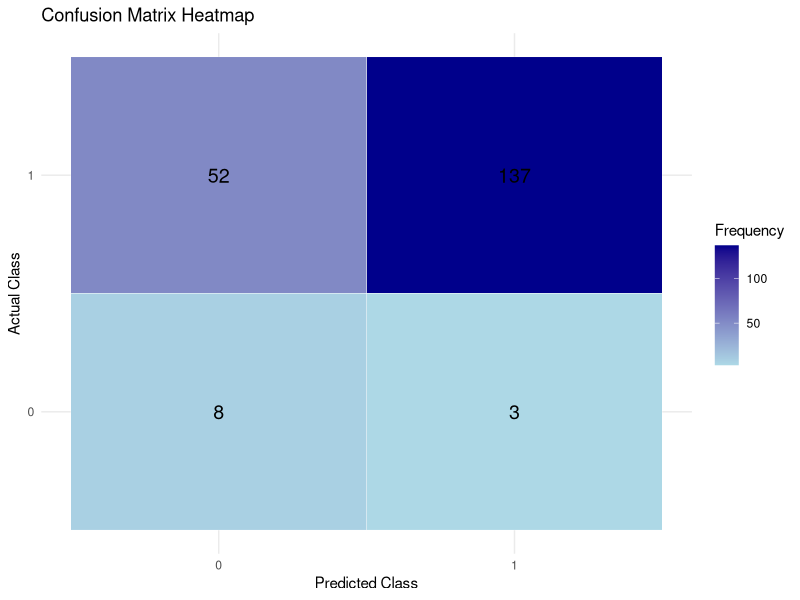
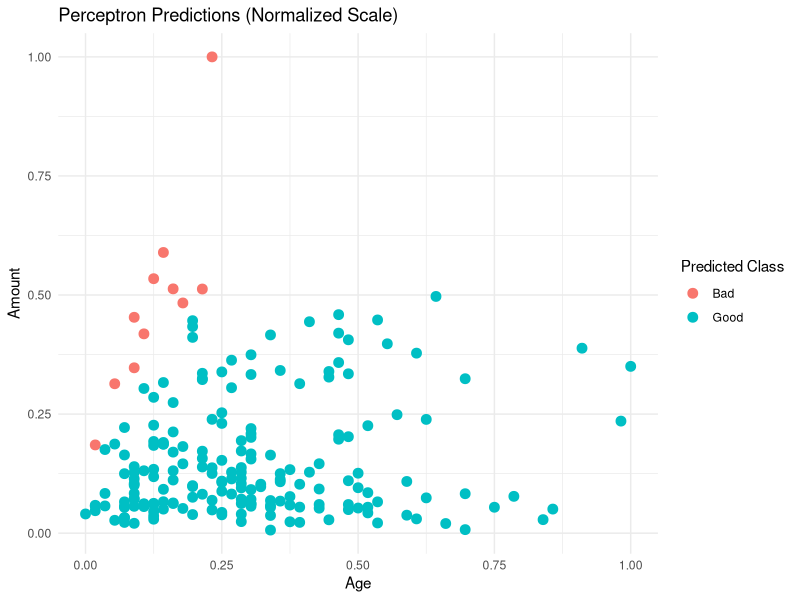
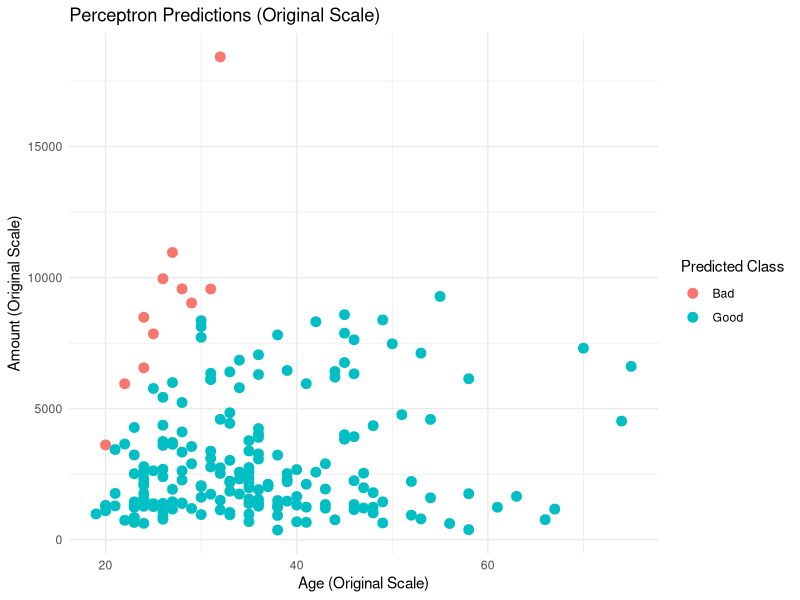
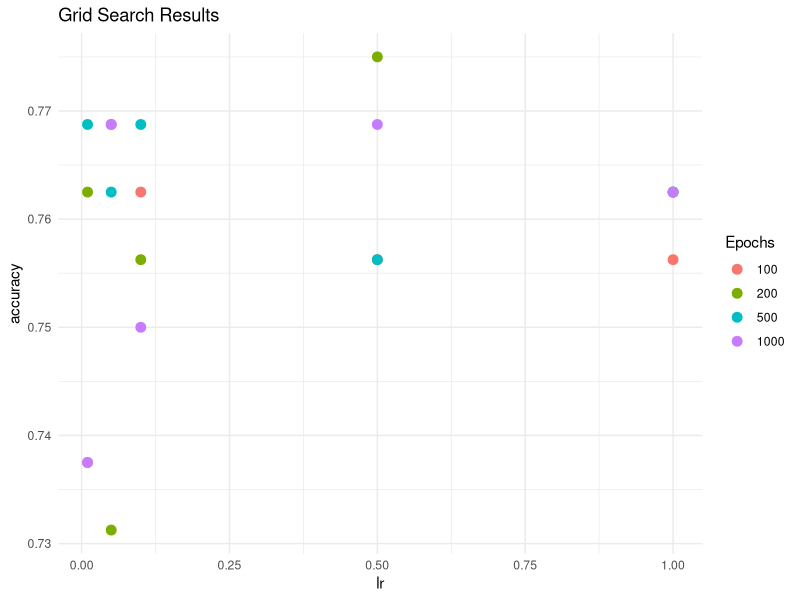

These charts were generated, in order, by the following R code: (Note: a time limit stopped this script after it produced the figures.)
# Load necessary libraries
library(caret)
library(ggplot2)
data("GermanCredit")
GermanCredit$Class <- factor(GermanCredit$Class, levels = c("Good", "Bad"))

# Data Preparation----
GermanCredit_subset <- GermanCredit[, c("Age", "Amount", "Class")]
GermanCredit_subset <- GermanCredit_subset[complete.cases(GermanCredit_subset), ]

# Normalize features
normalize <- function(x) (x - min(x)) / (max(x) - min(x))
GermanCredit_subset$Age <- normalize(GermanCredit_subset$Age)
GermanCredit_subset$Amount <- normalize(GermanCredit_subset$Amount)

# Split data
set.seed(123)
train_index <- createDataPartition(GermanCredit_subset$Class, p = 0.8, list = FALSE)
GermanCredit_Train <- GermanCredit_subset[train_index, ]
GermanCredit_Test <- GermanCredit_subset[-train_index, ]

GermanCredit_Train$Class <- ifelse(GermanCredit_Train$Class == "Good", 1, 0)
GermanCredit_Test$Class <- ifelse(GermanCredit_Test$Class == "Good", 1, 0)

# Train-Test----
X <- as.matrix(GermanCredit_Train[, c("Age", "Amount")])
y <- GermanCredit_Train$Class
X_test <- as.matrix(GermanCredit_Test[, c("Age", "Amount")])
y_test <- GermanCredit_Test$Class

# Perceptron Functions
act_func <- function(x) {
  ifelse(x >= 0, 1, 0)
}

train_perceptron <- function(X, y, lr = 0.1, epochs = 500) {
  weights <- runif(ncol(X))
  bias <- runif(1)
  
  for (epoch in 1:epochs) {
    for (i in 1:nrow(X)) {
      linear_output <- sum(X[i, ] * weights) + bias
      prediction <- act_func(linear_output)
      error <- y[i] - prediction
      weights <- weights + lr * error * X[i, ]
      bias <- bias + lr * error
    }
    if (epoch %% 50 == 0) {
      cat("Epoch:", epoch, "Weights:", weights, "Bias:", bias, "\n")
    }
  }
  list(weights = weights, bias = bias)
}

predict_perceptron <- function(model, X) {
  linear_output <- X %*% model$weights + model$bias
  act_func(linear_output)
}

# Test and Evaluate
set.seed(123)
model <- train_perceptron(X, y, lr = 0.1, epochs = 500)
perc_predictions <- predict_perceptron(model, X_test)

library(caret)
conf_matrix <- confusionMatrix(
  factor(perc_predictions, levels = c(0, 1)),
  factor(y_test, levels = c(0, 1))
)
print(conf_matrix)

# Visualize heatmap----
library(reshape2)

# Generate the confusion matrix (example using caret's confusionMatrix)
conf_matrix <- confusionMatrix(factor(perc_predictions), factor(GermanCredit_Test$Class))

# Convert confusion matrix to a data frame
conf_matrix_df <- as.data.frame(conf_matrix$table)

# Rename columns for clarity
colnames(conf_matrix_df) <- c("Actual", "Predicted", "Freq")

# Create a heatmap using ggplot2
ggplot(data = conf_matrix_df, aes(x = Predicted, y = Actual, fill = Freq)) +
  geom_tile(color = "white") +
  geom_text(aes(label = Freq), color = "black", size = 5) + # Add text for frequency
  scale_fill_gradient(low = "lightblue", high = "darkblue") +
  labs(title = "Confusion Matrix Heatmap",
       x = "Predicted Class",
       y = "Actual Class",
       fill = "Frequency") +
  theme_minimal()


# Visualize the prediction test (Normalize)----

# Ensure predicted class numbers are converted to labels
GermanCredit_Test$Predicted <- ifelse(perc_predictions == 1, "Good", "Bad")
ggplot(GermanCredit_Test, aes(x = Age, y = Amount, color = as.factor(Predicted))) +
  geom_point(size = 3) +
  labs(title = "Perceptron Predictions (Normalized Scale)", color = "Predicted Class") +
  theme_minimal()

# Visualize the prediction test----

age_min <- min(GermanCredit[, "Age"], na.rm = TRUE)
age_max <- max(GermanCredit[, "Age"], na.rm = TRUE)
amount_min <- min(GermanCredit[, "Amount"], na.rm = TRUE)
amount_max <- max(GermanCredit[, "Amount"], na.rm = TRUE)

# Function to inverse normalize
inverse_normalize <- function(x, min_val, max_val) {
  x * (max_val - min_val) + min_val
}

# Apply inverse normalization to the test data
GermanCredit_Test$Age_Original <- inverse_normalize(GermanCredit_Test$Age, age_min, age_max)
GermanCredit_Test$Amount_Original <- inverse_normalize(GermanCredit_Test$Amount, amount_min, amount_max)

# Visualize predictions with original scales
ggplot(GermanCredit_Test, aes(x = Age_Original, y = Amount_Original, color = Predicted)) +
  geom_point(size = 3) +
  labs(
    title = "Perceptron Predictions (Original Scale)",
    x = "Age (Original Scale)",
    y = "Amount (Original Scale)",
    color = "Predicted Class"
  ) +
  theme_minimal()

# Hyperparameter: Grid-Search to find the best lr and epoch----
# Grid Search Function
grid_search_perceptron <- function(X_train, y_train, X_val, y_val, lr_values, epoch_values) {
  results <- data.frame(lr = numeric(), epochs = integer(), accuracy = numeric())
  
  for (lr in lr_values) {
    for (epochs in epoch_values) {
      # Train perceptron
      model <- train_perceptron(X_train, y_train, lr = lr, epochs = epochs)
      
      # Predict on validation set
      predictions <- predict_perceptron(model, X_val)
      
      # Evaluate performance
      accuracy <- mean(predictions == y_val)  # Accuracy metric
      
      # Store results
      results <- rbind(results, data.frame(lr = lr, epochs = epochs, accuracy = accuracy))
    }
  }
  
  # Return sorted results
  results[order(-results$accuracy), ]
}

# Define hyperparameter grid
lr_values <- c(0.01, 0.05, 0.1, 0.5, 1)  # Learning rate values to try
epoch_values <- c(100, 200, 500, 1000)   # Epoch values to try

# Split data into training and validation sets
set.seed(123)
val_index <- createDataPartition(GermanCredit_Train$Class, p = 0.2, list = FALSE)
X_train <- as.matrix(GermanCredit_Train[-val_index, c("Age", "Amount")])
y_train <- GermanCredit_Train$Class[-val_index]
X_val <- as.matrix(GermanCredit_Train[val_index, c("Age", "Amount")])
y_val <- GermanCredit_Train$Class[val_index]

# Perform grid search
grid_results <- grid_search_perceptron(X_train, 
                                       y_train, 
                                       X_val, 
                                       y_val, 
                                       lr_values, 
                                       epoch_values)

# Display best parameters
print(grid_results[1, ])  # Best combination

ggplot(grid_results, aes(x = lr, y = accuracy, color = as.factor(epochs))) +
  geom_point(size = 3) +
  labs(title = "Grid Search Results", color = "Epochs") +
  theme_minimal()

# Hyperparameter: Random-Search to find the best lr and epoch----
random_search_perceptron <- function(X_train, y_train, X_val, y_val, n_trials) {
  results <- data.frame(lr = numeric(), epochs = integer(), accuracy = numeric())
  
  for (trial in 1:n_trials) {
    # Randomly sample hyperparameters
    lr <- runif(1, min = 0.001, max = 1)  # Random learning rate
    epochs <- sample(100:1000, 1)         # Random number of epochs
    
    # Train perceptron
    model <- train_perceptron(X_train, y_train, lr = lr, epochs = epochs)
    
    # Predict on validation set
    predictions <- predict_perceptron(model, X_val)
    
    # Evaluate performance
    accuracy <- mean(predictions == y_val)  # Accuracy metric
    
    # Store results
    results <- rbind(results, data.frame(lr = lr, 
                                         epochs = epochs, 
                                         accuracy = accuracy))
  }
  
  # Return sorted results
  results[order(-results$accuracy), ]
}

# Split data into training and validation sets
set.seed(123)
val_index <- createDataPartition(GermanCredit_Train$Class, 
                                 p = 0.2, 
                                 list = FALSE)
X_train <- as.matrix(GermanCredit_Train[-val_index, c("Age", "Amount")])
y_train <- GermanCredit_Train$Class[-val_index]
X_val <- as.matrix(GermanCredit_Train[val_index, c("Age", "Amount")])
y_val <- GermanCredit_Train$Class[val_index]

# Perform random search
set.seed(123)
n_trials <- 20  # Number of random configurations to test
random_results <- random_search_perceptron(X_train, 
                                           y_train, 
                                           X_val, 
                                           y_val, 
                                           n_trials)

# Display best parameters
print(random_results[1, ])  # Best combination

ggplot(random_results, aes(x = lr, y = accuracy, color = as.factor(epochs))) +
  geom_point(size = 3) +
  labs(title = "Random Search Results", color = "Epochs") +
  theme_minimal()
